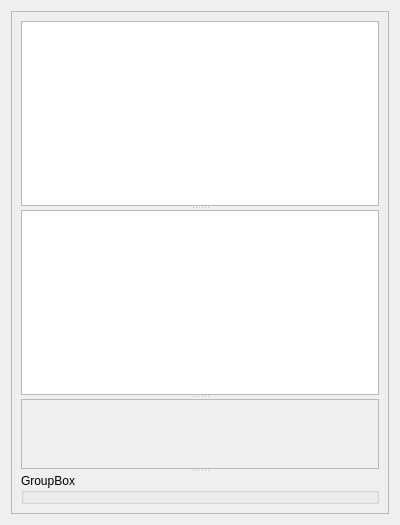
<?xml version="1.0" encoding="UTF-8"?>
<ui version="4.0">
 <class>Form</class>
 <widget class="QWidget" name="Form">
  <property name="geometry">
   <rect>
    <x>0</x>
    <y>0</y>
    <width>400</width>
    <height>525</height>
   </rect>
  </property>
  <property name="windowTitle">
   <string>Form</string>
  </property>
  <layout class="QGridLayout" name="gridLayout">
   <item row="0" column="0">
    <widget class="QFrame" name="frame">
     <property name="frameShape">
      <enum>QFrame::StyledPanel</enum>
     </property>
     <property name="frameShadow">
      <enum>QFrame::Raised</enum>
     </property>
     <layout class="QVBoxLayout" name="verticalLayout">
      <item>
       <widget class="QSplitter" name="splitter">
        <property name="orientation">
         <enum>Qt::Vertical</enum>
        </property>
        <widget class="QListWidget" name="listWidget"/>
        <widget class="QTableWidget" name="tableWidget"/>
        <widget class="QScrollArea" name="scrollArea">
         <property name="widgetResizable">
          <bool>true</bool>
         </property>
         <widget class="QWidget" name="scrollAreaWidgetContents">
          <property name="geometry">
           <rect>
            <x>0</x>
            <y>0</y>
            <width>368</width>
            <height>83</height>
           </rect>
          </property>
         </widget>
        </widget>
        <widget class="QGroupBox" name="groupBox">
         <property name="title">
          <string>GroupBox</string>
         </property>
        </widget>
       </widget>
      </item>
     </layout>
    </widget>
   </item>
  </layout>
 </widget>
 <resources/>
 <connections/>
</ui>
